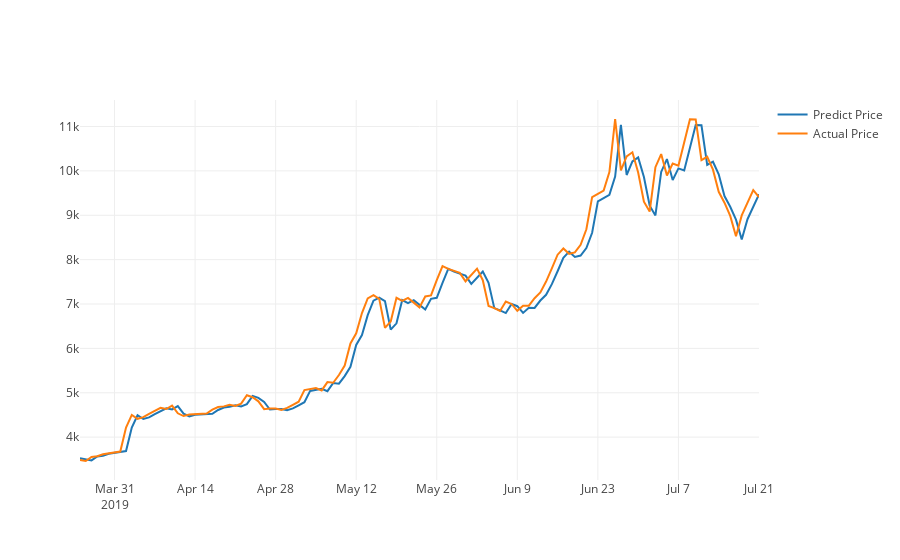

Notebook code cell kept with this figure:
### Markdown cell above
We plot predicted and actual line graph with _X=dates_, _Y=EUR_:

### Code cell
actual_chart = go.Scatter(x=predictDates, y=testY_reshape, name= 'Actual Price')
predict_chart = go.Scatter(x=predictDates, y=yhat_reshape, name= 'Predict Price')
plotly.offline.iplot([predict_chart, actual_chart])
